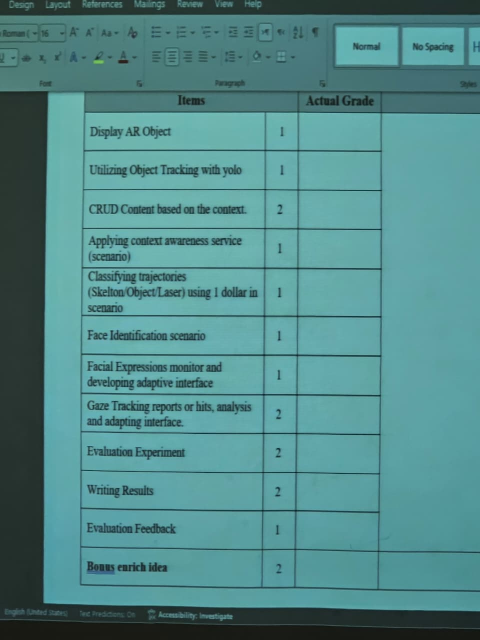
#> input picture req 3.jpeg, 960 x 1280 px, given in place of the camera (shown at 1/2 size)
$ python hsv_calibrator.py
#> lines starting #> are read from the running program, lines starting #| are printed output that depends on the picture; after the words box and inside, x2 and y2 are one past the last pixel; in counts of white or black regions, pixels touching at a corner belong together
"""
HSV Range Calibrator for Green Marker / Laser
==============================================
Opens a camera feed with trackbars that let you interactively tune the HSV
lower/upper bounds until only your green marker is highlighted in the mask.

Usage:
    python hsv_calibrator.py                  # default camera 0
    python hsv_calibrator.py --camera 1       # use camera index 1

Once you're happy with the values, copy them into laser_tracking_server.py
as GREEN_LOWER and GREEN_UPPER.
"""

import argparse
import cv2
import numpy as np


def nothing(_):
    """Trackbar callback (no-op)."""
    pass


def main():
    ap = argparse.ArgumentParser()
    ap.add_argument("-c", "--camera", type=int, default=0,
                    help="Camera index (default: 0)")
    args = ap.parse_args()

    cap = cv2.VideoCapture(args.camera)
    if not cap.isOpened():
        print(f"[ERROR] Could not open camera {args.camera}")
        return

    cv2.namedWindow("Trackbars")
    cv2.resizeWindow("Trackbars", 400, 350)

    # Default values for a generic "red" (Upper range)
    cv2.createTrackbar("H Low",  "Trackbars", 160, 179, nothing)
    cv2.createTrackbar("S Low",  "Trackbars", 100, 255, nothing)
    cv2.createTrackbar("V Low",  "Trackbars", 100, 255, nothing)
    cv2.createTrackbar("H High", "Trackbars", 179, 179, nothing)
    cv2.createTrackbar("S High", "Trackbars", 255, 255, nothing)
    cv2.createTrackbar("V High", "Trackbars", 255, 255, nothing)

    print("[*] Adjust the trackbars until ONLY the green marker is white.")
    print("[*] Press 'q' to quit and print the final values.\n")

    while True:
        ret, frame = cap.read()
#> frame is the input picture: shape (1280, 960, 3); mean B, G, R 137.5, 137.4, 81.6
        if not ret:
            break

        frame = cv2.resize(frame, (640, 480))
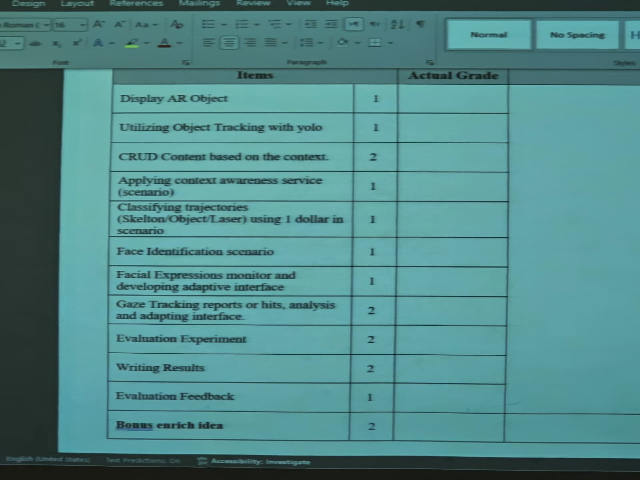
#> frame: shape (480, 640, 3); mean B, G, R 137.4, 137.4, 81.6
        blurred = cv2.GaussianBlur(frame, (11, 11), 0)
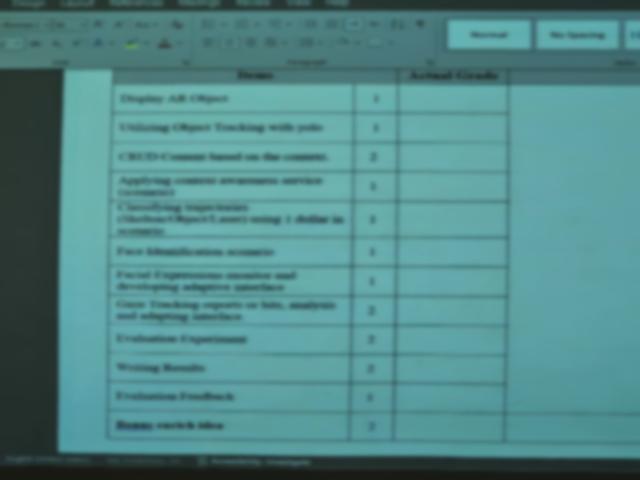
#> blurred: shape (480, 640, 3); mean B, G, R 137.5, 137.5, 81.6
        hsv = cv2.cvtColor(blurred, cv2.COLOR_BGR2HSV)
#> hsv: shape (480, 640, 3); mean H, S, V 88.2, 101.2, 138.8

        h_lo = cv2.getTrackbarPos("H Low",  "Trackbars")
        s_lo = cv2.getTrackbarPos("S Low",  "Trackbars")
        v_lo = cv2.getTrackbarPos("V Low",  "Trackbars")
        h_hi = cv2.getTrackbarPos("H High", "Trackbars")
        s_hi = cv2.getTrackbarPos("S High", "Trackbars")
        v_hi = cv2.getTrackbarPos("V High", "Trackbars")

        lower = np.array([h_lo, s_lo, v_lo])
        upper = np.array([h_hi, s_hi, v_hi])

        mask = cv2.inRange(hsv, lower, upper)
#> mask: shape (480, 640); every value is 0
        mask = cv2.erode(mask, None, iterations=2)
        mask = cv2.dilate(mask, None, iterations=2)

        result = cv2.bitwise_and(frame, frame, mask=mask)
#> result: shape (480, 640, 3); every value is 0

        # Find contours and draw them
        cnts, _ = cv2.findContours(mask.copy(), cv2.RETR_EXTERNAL,
                                   cv2.CHAIN_APPROX_SIMPLE)
#> cnts = []
        if cnts:
            c = max(cnts, key=cv2.contourArea)
            ((cx, cy), radius) = cv2.minEnclosingCircle(c)
            if radius > 5:
                cv2.circle(frame, (int(cx), int(cy)), int(radius),
                           (0, 255, 255), 2)

        # HUD overlay with current values
        info = f"Lower: ({h_lo},{s_lo},{v_lo})  Upper: ({h_hi},{s_hi},{v_hi})"
        cv2.putText(frame, info, (10, 25), cv2.FONT_HERSHEY_SIMPLEX, 0.55,
                    (0, 255, 0), 2)
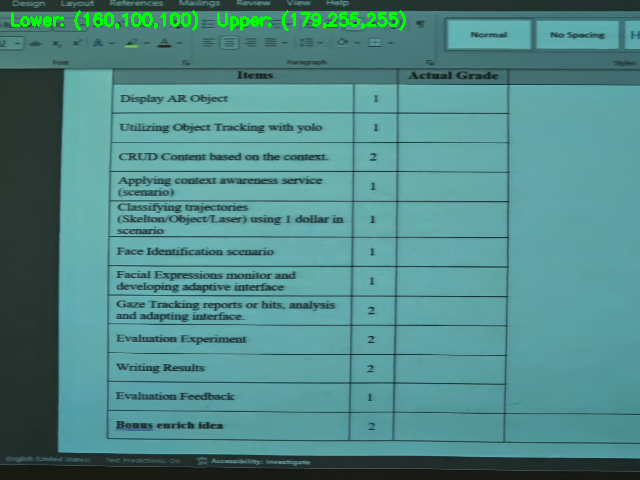
#> frame: shape (480, 640, 3); 0.85% of pixels changed, all inside (x1, y1, x2, y2) = (11, 10, 406, 31)

        # Stack original + mask side by side
        mask_bgr = cv2.cvtColor(mask, cv2.COLOR_GRAY2BGR)
        top_row = np.hstack([frame, mask_bgr])
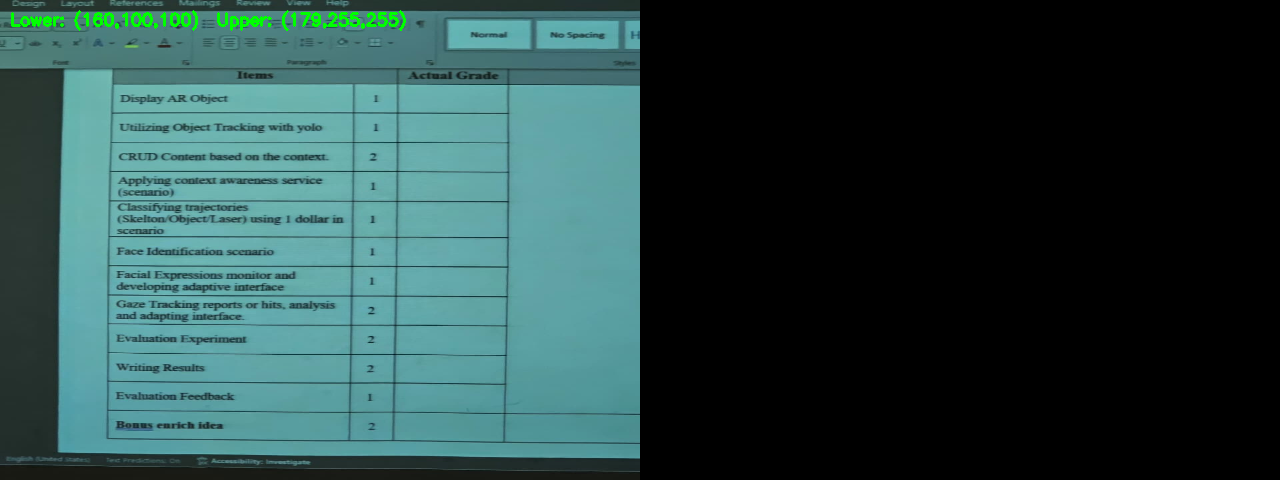
#> top_row: shape (480, 1280, 3); mean B, G, R 68.2, 69.3, 40.5
        cv2.imshow("Camera | Mask", top_row)

        if cv2.waitKey(1) & 0xFF == ord("q"):
#> (key q is pressed here)
            break

    cap.release()
    cv2.destroyAllWindows()

    # Print final values for easy copy-paste
    print("=" * 50)
    print("Copy these into laser_tracking_server.py:")
    print(f'GREEN_LOWER = ({h_lo}, {s_lo}, {v_lo})')
    print(f'GREEN_UPPER = ({h_hi}, {s_hi}, {v_hi})')
    print("=" * 50)


if __name__ == "__main__":
    main()
